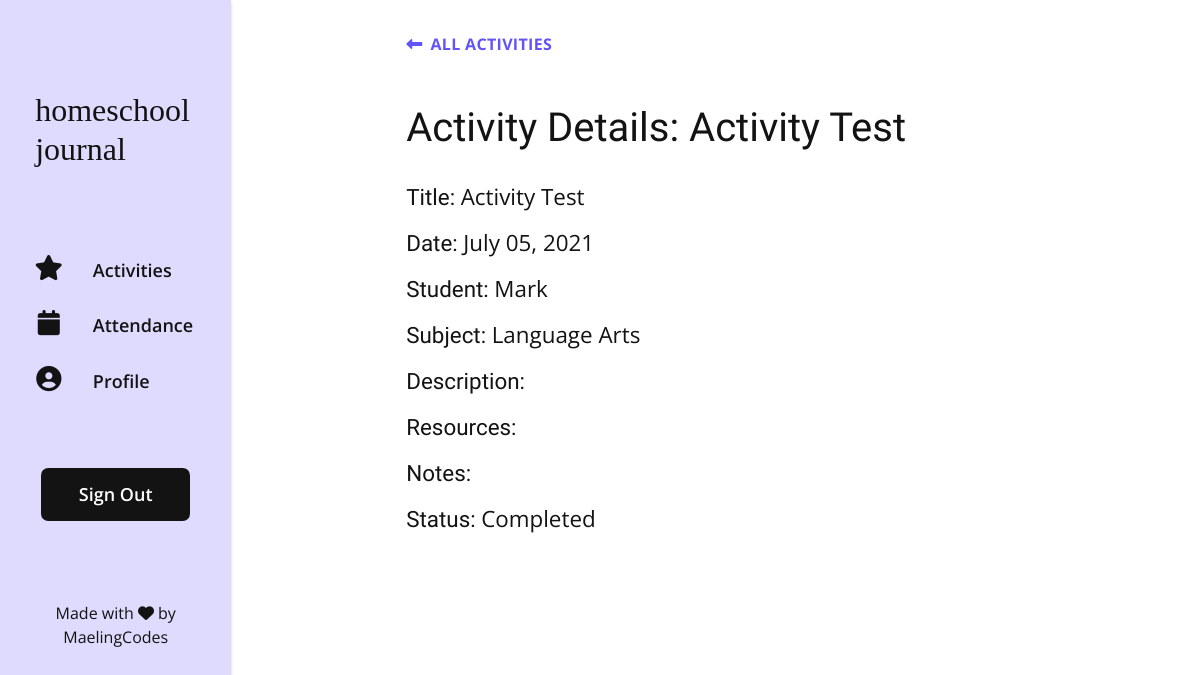
Before: /details/3 (signed in) with the older database file.
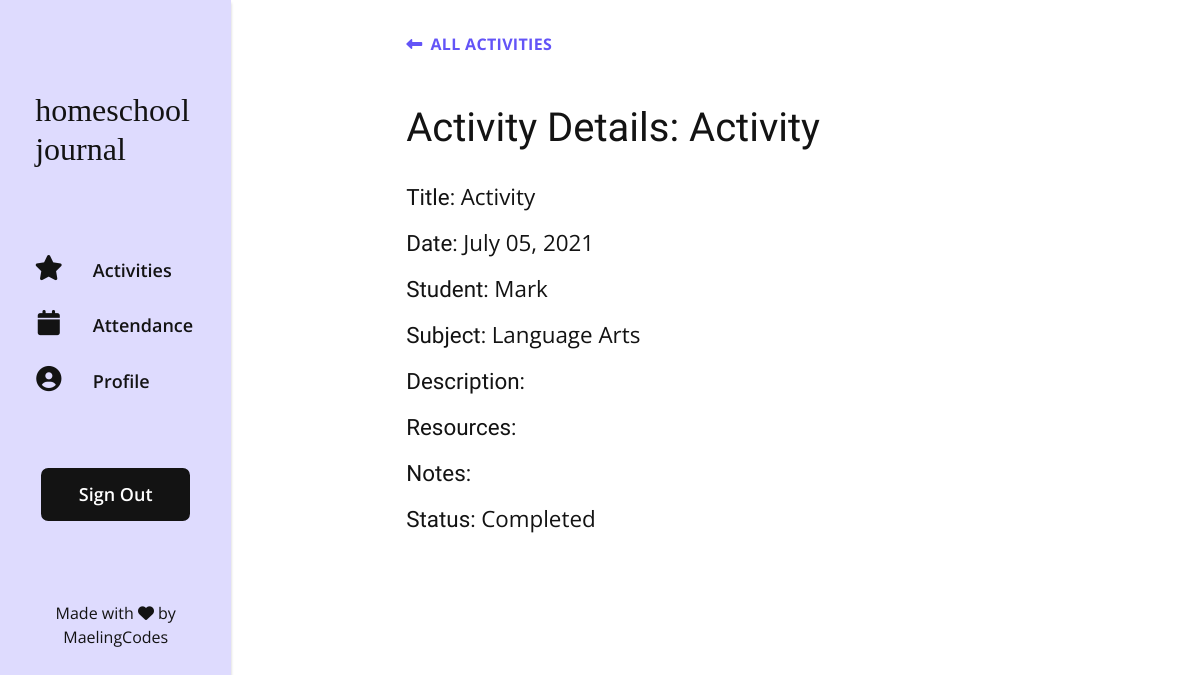
After: the same page with the newer database file.
### app/models.py (models this page shows, shortened)
class Activity(db.Model):
    id = db.Column(db.Integer, primary_key=True)
    title = db.Column(db.String(150), index=True, nullable=False)
    user_id = db.Column(db.Integer, db.ForeignKey('user.id'), index=True)
    subject_id = db.Column(db.Integer, db.ForeignKey('subject.id'), index=True, nullable=False)
    student_id = db.Column(db.Integer, db.ForeignKey('student.id'), index=True, nullable=False)
    description = db.Column(db.Text, index=True)
    resources = db.Column(db.Text, index=True)
    activity_date = db.Column(db.DateTime, index=True, nullable=False)
    notes = db.Column(db.Text, index=True)
    status = db.Column(db.String(64), index=True, nullable=False)

### app/routes.py (the view)
@app.route('/details/<string:id>')
@login_required
def details(id):
    activity = db.session.query(Activity).filter_by(id=id).first()
    return render_template('details.html', activity=activity)

### app/__init__.py (called while the page is built)
@app.template_filter()
def datetime_format_filter(value, format='%B %d, %Y'):
    return value.strftime(format)

### app/models.py (called while the page is built)
@login.user_loader
def load_user(id):
    return User.query.get(int(id))

    def __str__(self):
        return self.student_name

    def __str__(self):
        return self.subject_name

### app/templates/details.html (shortened to what this page needs)
{% extends 'base.html' %}
{% block content %}
    <div class="activity">
        <a class="activity__btn-back" href="{{ url_for('log') }}"><i class="fas fa-long-arrow-alt-left controls-icon"></i>All Activities</a>
        <h1 class="activity__title"> Activity Details: {{ activity.title }}</h1>
        <div class="activity__content">
            <div class="activity__content-group">
                <h2 class="activity__content-label">Title: <span class="activity__content-data">{{ activity.title }}</span></h2>
            </div>
            <div class="activity__content-group">
                <h2 class="activity__content-label">Date: <span class="activity__content-data">{{ activity.activity_date | datetime_format_filter }}</span></h2>
            </div>
            <div class="activity__content-group">
                <h2 class="activity__content-label">Student: <span class="activity__content-data">{{ activity.student }}</span></h2>
            </div>
            <div class="activity__content-group">
                <h2 class="activity__content-label">Subject: <span class="activity__content-data">{{ activity.subject }}</span></h2>
            </div>
            <div class="activity__content-group">
                <h2 class="activity__content-label">Description:</h2>
            </div>
            <div class="activity__content-group">
                <h2 class="activity__content-label">Resources:</h2>
            </div>
            <div class="activity__content-group">
                <h2 class="activity__content-label">Notes:</h2>
            </div>
            <div class="activity__content-group">
                <h2 class="activity__content-label">Status: <span class="activity__content-data">{{ activity.status }}</span></h2>
            </div>
        </div>
    </div>
{% endblock %}

Changed rows visible on the page:
changed Activity "Completed": title "Activity Test" → "Activity"
